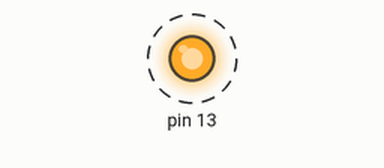
Bench run of a sketch on a simulated Arduino Uno, built with avr-gcc and run on an emulated ATmega328P. On the bench: output pins drawn as LEDs (lit = HIGH). Dashed ring = blinking.

Above: at 0.5 s.
Timing chart, 0 to 4.6 s (numbered marks = the images above):
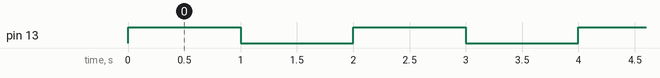

The sketch:

preprocessor1b.ino
```cpp
/*
  Der leichte Einstieg in Arduino & Co.
  Ein sehr einfaches Programm: Blink

  Version 1.00, 16.05.2020
  Der Hobbyelektroniker
  https://community.hobbyelektroniker.ch
  https://www.youtube.com/c/HobbyelektronikerCh
  Der Code kann mit Quellenangabe frei verwendet werden.
*/

const int zeit = 1000;

void setup() {
  // Der LED-Port wird als Ausgang konfiguriert
  pinMode(13, 1);
}

void loop() {
  digitalWrite(13, 1);   // LED einschalten
  delay(zeit);           // Pause
  digitalWrite(13, 0);   // LED ausschalten
  delay(zeit);           // Pause
}
```

Measured:
- by itself, pin 13: alternates HIGH for 1.0 s and LOW for 1.0 s
